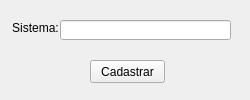
<?xml version="1.0" encoding="UTF-8"?>
<ui version="4.0">
 <class>newSystem</class>
 <widget class="QWidget" name="newSystem">
  <property name="enabled">
   <bool>true</bool>
  </property>
  <property name="geometry">
   <rect>
    <x>0</x>
    <y>0</y>
    <width>250</width>
    <height>100</height>
   </rect>
  </property>
  <property name="minimumSize">
   <size>
    <width>250</width>
    <height>100</height>
   </size>
  </property>
  <property name="maximumSize">
   <size>
    <width>250</width>
    <height>100</height>
   </size>
  </property>
  <property name="windowTitle">
   <string>Novo Sistema</string>
  </property>
  <property name="windowIcon">
   <iconset>
    <normaloff>alterdata.png</normaloff>alterdata.png</iconset>
  </property>
  <widget class="QLineEdit" name="dsSystem">
   <property name="geometry">
    <rect>
     <x>60</x>
     <y>20</y>
     <width>171</width>
     <height>20</height>
    </rect>
   </property>
  </widget>
  <widget class="QLabel" name="labelSistema">
   <property name="geometry">
    <rect>
     <x>10</x>
     <y>20</y>
     <width>51</width>
     <height>16</height>
    </rect>
   </property>
   <property name="text">
    <string>Sistema:</string>
   </property>
   <property name="alignment">
    <set>Qt::AlignCenter</set>
   </property>
  </widget>
  <widget class="QPushButton" name="cadastraSistema">
   <property name="geometry">
    <rect>
     <x>90</x>
     <y>60</y>
     <width>75</width>
     <height>23</height>
    </rect>
   </property>
   <property name="text">
    <string>Cadastrar</string>
   </property>
  </widget>
 </widget>
 <resources/>
 <connections/>
</ui>
